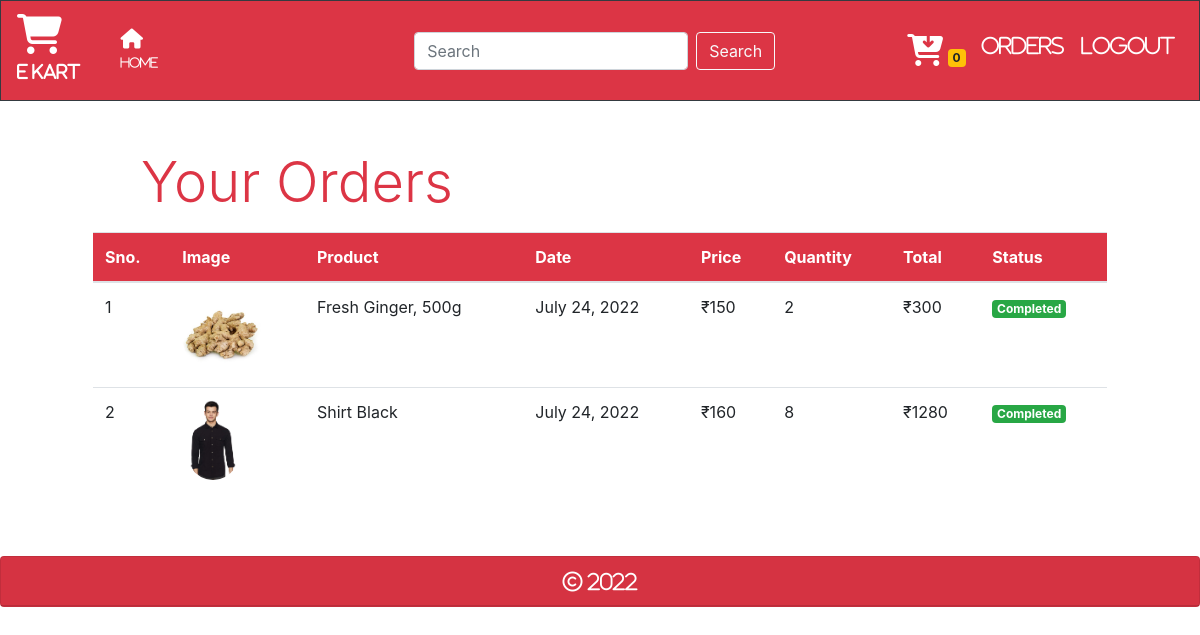
The page /orders (signed in) on the database its author committed.
### store/models/orders.py (models this page shows, shortened)
class Order(models.Model):
    product = models.ForeignKey(Product, on_delete=models.CASCADE)
    customer = models.ForeignKey(Customer, on_delete=models.CASCADE)
    quantity = models.IntegerField(default=1)
    price = models.IntegerField()
    address = models.CharField(max_length=500, default='', blank=True)
    phone = models.CharField(max_length=20, default='', blank=True)
    date = models.DateField(default=datetime.datetime.today)
    status = models.BooleanField(default=False)
    @staticmethod
    def get_orders_by_customer(customer_id):
        return Order.objects.filter(customer=customer_id).order_by('-date')

### store/models/product.py (models this page shows, shortened)
class Product(models.Model):
    name = models.CharField(max_length=50)
    price = models.IntegerField(default=0)
    category = models.ForeignKey(Category, on_delete=models.CASCADE, default=1)
    description = models.CharField(max_length=200, default='', null=True, blank=True)
    image = models.ImageField(upload_to='uploads/products/')

### store/middlewares/auth.py (the view)
# urls.py: path('orders', auth_middleware(OrderView.as_view()), name='orders'),   # 2nd Way to use middleware
    def middleware(request):
        returnUrl = request.META['PATH_INFO']
        print(request.META['PATH_INFO'])
        if not request.session.get('customer'):
            return redirect(f'login?return_url={returnUrl}')
        response = get_reponse(request)
        return response

### store/templatetags/custom_filter.py (called while the page is built)
@register.filter(name='currency')
def currency(number):
    return "₹"+str(number)

@register.filter(name='multiply')
def multiply(number, number1):
    return number * number1

### store/views/orders.py (called while the page is built)
    def get(self, request):
        customer = request.session.get('customer')
        orders = Order.get_orders_by_customer(customer)
        print(orders)
        return render(request, 'orders.html', {'orders': orders})

### store/templates/orders.html
{% extends 'base.html' %}
{% block content%}
{% load cart %}
{% load custom_filter %}
    <div class="container">
        <div class="p-4 m-4">
            <p class="display-4 pl-4 ml-4 text-danger">Your Orders</p>
            <table class="table">
                <thead class="bg-danger text-white">
                    <tr>
                        <th>Sno.</th>
                        <th>Image</th>
                        <th>Product</th>
                        <th>Date</th>
                        <th>Price</th>
                        <th>Quantity</th>
                        <th>Total</th>
                        <th>Status</th>
                    </tr>
                </thead>
                <tbody>
                    {% for order in orders %}
                    <tr>
                        <td>{{forloop.counter}}</td>
                        <td><img style="height: 80px;" class="rounded-circle" src="{{order.product.image.url}}" alt=""></td>
                        <td>{{order.product.name}}</td>
                        <td>{{order.date}}</td>
                        <td>{{order.price|currency}}</td>
                        <td>{{order.quantity}}</td>
                        <td>{{order.quantity|multiply:order.price|currency}}</td>
                        {% if order.status %}
                            <td><small class="badge badge-success">Completed</small></td>
                        {% else %}
                        <td><small class="badge badge-warning">Pending</small></td>
                        {% endif %}
                    </tr>
                    {% endfor %}
                </tbody>
            </table>
        </div>
    </div>
{% endblock %}

### store/templates/base.html (shortened to what this page needs)
<!doctype html>
<html lang="en">
  <head>
    <link rel="stylesheet" href="https://cdn.jsdelivr.net/npm/bootstrap@4.0.0/dist/css/bootstrap.min.css">
  </head>
  <body>
    <nav class="navbar navbar-expand-lg navbar-light bg-danger border border-dark">
      <a class="navbar-brand" href="/"><i class="fa-solid fa-cart-shopping fa-2x" style="color: white;"> </i> <br>
        <i class="fa-solid fa-sm" style="color: white;" > E Kart</i>
      </a>
      <div class="collapse navbar-collapse" id="navbarSupportedContent">
        <ul class="navbar-nav mr-auto">
          <li class="nav-item active">
            <a class="nav-link" href="#"></a>
          </li>
          <li class="nav-item active">
            <a class="nav-link" href="/"><i class="fa-solid fa-home fa-lg" style="color: white;" ></i><br>
                                          <i class="fa-regular fa-xs" style="color: white;" >Home</i>
                                          <span class="sr-only">(current)</span></a>
          </li>
        </ul>
        <ul class="navbar-nav mx-0 mx-auto">
              <input class="form-control mr-sm-2 " type="search" placeholder="Search" aria-label="Search">
              <button class="btn btn-outline-light my-2 my-sm-0" type="submit">Search</button>
        </ul>
        <ul class="navbar-nav my-2 my-lg-0">
          <li class="nav-item">
            <a class="nav-link" href="/cart"><i class="fa-solid fa-cart-arrow-down fa-2x" style="color: white;;"></i>
              <span class="badge badge-warning">{{request.session.cart.keys|length}}</span>
              <span class="sr-only">(current)</span></a>
          </li>
          {% if request.session.customer %}
            <li class="nav-item">
              <a class="nav-link" href="/orders"><i class="fa-regular fa-lg" style="color: white;" >Orders</i> <span class="sr-only">(current)</span></a>
            </li>
            <li class="nav-item">
              <a class="nav-link" href="/logout"><i class="fa-regular fa-lg" style="color: white;" >Logout</i> <span class="sr-only">(current)</span></a>
            </li>
          {% endif %}
        </ul>
      </div>
    </nav>
    <div>
        {% block content %}
        {% endblock %}
    </div>
    <div class="card text-center bg-danger">
      <div class="card-header">
        <i class="fa-regular fa-copyright fa-lg" style="color: white;"> 2022</i>
      </div>
    </div>
  </body>
</html>

### rows shown on the page
Order: product.image (picture), product.name "Fresh Ginger, 500g", date "July 24, 2022", price "₹150", quantity "2", quantity|multiply "₹300", status "Completed"
Order: product.image (picture), product.name "Shirt Black", date "July 24, 2022", price "₹160", quantity "8", quantity|multiply "₹1280", status "Completed"

### other values the page prints
{{ request.session.cart.keys|length }} "0"
